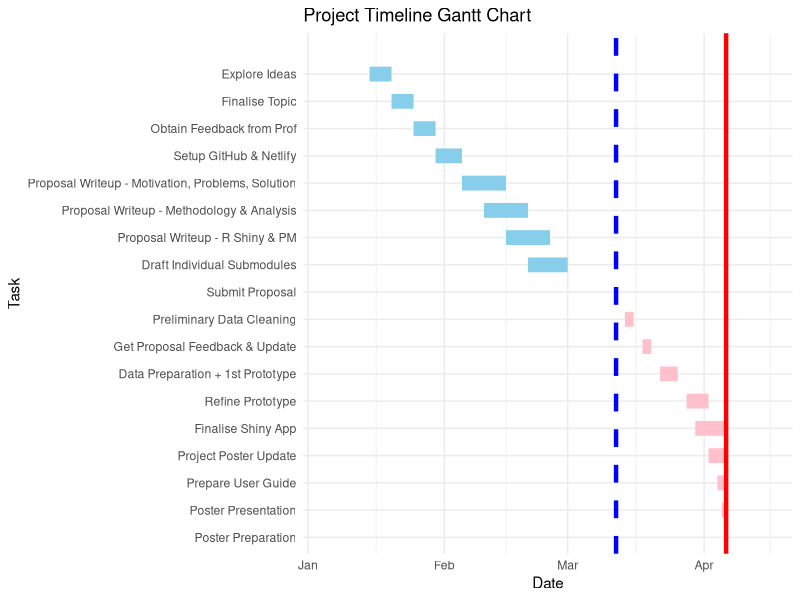

Here is the R script that generated this plot:
## ---- chunk 1
#| echo = FALSE

# Load required libraries
library(ggplot2)
library(dplyr)

# Define the proposal due date and final date
proposal_date <- as.Date("2025-03-12")
final_date <- as.Date("2025-04-06")

# Create a dataframe with tasks and their start & end dates
tasks <- data.frame(
  Task = c("Explore Ideas", "Finalise Topic", "Obtain Feedback from Prof", 
           "Setup GitHub & Netlify", "Proposal Writeup - Motivation, Problems, Solution",
           "Proposal Writeup - Methodology & Analysis", "Proposal Writeup - R Shiny & PM",
           "Draft Individual Submodules", "Submit Proposal", "Preliminary Data Cleaning",
           "Get Proposal Feedback & Update", "Data Preparation + 1st Prototype",
           "Refine Prototype", "Finalise Shiny App", "Project Poster Update",
           "Prepare User Guide", "Poster Presentation", "Poster Preparation"),  
  Start = as.Date(c("2025-01-15", "2025-01-20", "2025-01-25", "2025-01-30",
                    "2025-02-05", "2025-02-10", "2025-02-15", "2025-02-20",
                    "2025-03-12", "2025-03-14", "2025-03-18", "2025-03-22",
                    "2025-03-28", "2025-03-30", "2025-04-02", "2025-04-04",
                    "2025-04-05", "2025-04-06")),  
  End = as.Date(c("2025-01-20", "2025-01-25", "2025-01-30", "2025-02-05",
                  "2025-02-15", "2025-02-20", "2025-02-25", "2025-03-01",
                  "2025-03-12", "2025-03-16", "2025-03-20", "2025-03-26",
                  "2025-04-02", "2025-04-06", "2025-04-06", "2025-04-06",
                  "2025-04-06", "2025-04-06"))  
)

# Assign status based on the proposal due date
tasks <- tasks %>%
  mutate(Status = ifelse(Start < proposal_date, "Completed", "Not Yet Done"))

# Define milestone lines
milestone_lines <- data.frame(
  Date = c(proposal_date, final_date),
  Label = c("Proposal Due", "Final Due")
)

# Define colors
status_colors <- c("Completed" = "skyblue", "Not Yet Done" = "pink")
milestone_colors <- c("Proposal Due" = "blue", "Final Due" = "red")

# Define highest y-position for labels
max_y_pos <- max(as.numeric(factor(tasks$Task))) + 1.5

# Ensure date limits are properly set
min_date <- min(tasks$Start, na.rm = TRUE) - 10
max_date <- max(tasks$End, na.rm = TRUE) + 10

# Plot Gantt chart
ggplot() +
  # Task bars
  geom_segment(data = tasks, aes(y = reorder(Task, desc(Start)), 
                                 x = Start, xend = End, color = Status, yend = Task), 
               linewidth = 5, show.legend = FALSE) +  # Remove legend
  
  # Milestone lines
  geom_vline(data = milestone_lines, aes(xintercept = as.numeric(Date), color = Label, linetype = Label), 
             linewidth = 1.5, show.legend = FALSE) +  # Remove legend
  
  # Milestone labels
  annotate("text", x = proposal_date, y = max_y_pos, label = "Proposal Due", 
           color = "blue", angle = 0, size = 5, fontface = "bold", vjust = -1.5) +
  annotate("text", x = final_date, y = max_y_pos, label = "Final Due", 
           color = "red", angle = 0, size = 5, fontface = "bold", vjust = -1.5) +
  
  # Define colors for task status
  scale_color_manual(values = c(status_colors, milestone_colors)) +
  
  # Define linetypes for milestone lines
  scale_linetype_manual(values = c("Proposal Due" = "dashed", "Final Due" = "solid")) +
  
  # Expand x-axis limits and fix date breaks issue
  scale_x_date(limits = c(min_date, max_date), date_labels = "%b") +
  
  # Labels and themes
  labs(title = "Project Timeline Gantt Chart", x = "Date", y = "Task") +
  theme_minimal() +
  theme(legend.position = "none")  # Remove legend entirely

